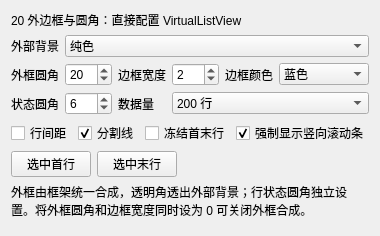
<?xml version="1.0" encoding="UTF-8"?>
<ui version="4.0">
 <class>ListBorderExample</class>
 <widget class="QWidget" name="ListBorderExample">
  <layout class="QVBoxLayout" name="pageLayout">
   <item><widget class="QLabel" name="titleLabel">
    <property name="text"><string>20 外边框与圆角：直接配置 VirtualListView</string></property>
    <property name="wordWrap"><bool>true</bool></property>
   </widget></item>
   <item><layout class="QGridLayout" name="controlsLayout">
    <item row="0" column="0"><widget class="QLabel" name="backgroundLabel"><property name="text"><string>外部背景</string></property><property name="buddy"><cstring>backgroundCombo</cstring></property></widget></item>
    <item row="0" column="1" colspan="5"><widget class="QComboBox" name="backgroundCombo">
     <item><property name="text"><string>纯色</string></property></item>
     <item><property name="text"><string>渐变</string></property></item>
     <item><property name="text"><string>棋盘格</string></property></item>
    </widget></item>
    <item row="1" column="0"><widget class="QLabel" name="radiusLabel"><property name="text"><string>外框圆角</string></property><property name="buddy"><cstring>radiusSpin</cstring></property></widget></item>
    <item row="1" column="1"><widget class="QSpinBox" name="radiusSpin"><property name="maximum"><number>40</number></property><property name="value"><number>20</number></property></widget></item>
    <item row="1" column="2"><widget class="QLabel" name="widthLabel"><property name="text"><string>边框宽度</string></property><property name="buddy"><cstring>widthSpin</cstring></property></widget></item>
    <item row="1" column="3"><widget class="QSpinBox" name="widthSpin"><property name="maximum"><number>8</number></property><property name="value"><number>2</number></property></widget></item>
    <item row="1" column="4"><widget class="QLabel" name="colorLabel"><property name="text"><string>边框颜色</string></property><property name="buddy"><cstring>colorCombo</cstring></property></widget></item>
    <item row="1" column="5"><widget class="QComboBox" name="colorCombo">
     <item><property name="text"><string>蓝色</string></property></item>
     <item><property name="text"><string>深灰</string></property></item>
     <item><property name="text"><string>粉色</string></property></item>
     <item><property name="text"><string>调色板默认</string></property></item>
    </widget></item>
    <item row="2" column="0"><widget class="QLabel" name="stateLabel"><property name="text"><string>状态圆角</string></property><property name="buddy"><cstring>stateRadiusSpin</cstring></property></widget></item>
    <item row="2" column="1"><widget class="QSpinBox" name="stateRadiusSpin"><property name="maximum"><number>24</number></property><property name="value"><number>6</number></property></widget></item>
    <item row="2" column="2"><widget class="QLabel" name="dataLabel"><property name="text"><string>数据量</string></property><property name="buddy"><cstring>dataCombo</cstring></property></widget></item>
    <item row="2" column="3" colspan="3"><widget class="QComboBox" name="dataCombo">
     <item><property name="text"><string>200 行</string></property></item>
     <item><property name="text"><string>3 行</string></property></item>
     <item><property name="text"><string>1 行</string></property></item>
     <item><property name="text"><string>空模型</string></property></item>
    </widget></item>
   </layout></item>
   <item><layout class="QHBoxLayout" name="togglesLayout">
    <item><widget class="QCheckBox" name="gapsCheck"><property name="text"><string>行间距</string></property></widget></item>
    <item><widget class="QCheckBox" name="linesCheck"><property name="text"><string>分割线</string></property><property name="checked"><bool>true</bool></property></widget></item>
    <item><widget class="QCheckBox" name="frozenCheck"><property name="text"><string>冻结首末行</string></property></widget></item>
    <item><widget class="QCheckBox" name="scrollBarsCheck"><property name="text"><string>强制显示竖向滚动条</string></property><property name="checked"><bool>true</bool></property></widget></item>
   </layout></item>
   <item><layout class="QHBoxLayout" name="actionsLayout">
    <item><widget class="QPushButton" name="firstButton"><property name="text"><string>选中首行</string></property></widget></item>
    <item><widget class="QPushButton" name="lastButton"><property name="text"><string>选中末行</string></property></widget></item>
    <item><spacer name="actionSpacer"><property name="orientation"><enum>Qt::Horizontal</enum></property><property name="sizeHint" stdset="0"><size><width>10</width><height>1</height></size></property></spacer></item>
   </layout></item>
   <item><widget class="QLabel" name="hintLabel">
    <property name="wordWrap"><bool>true</bool></property>
    <property name="text"><string>外框由框架统一合成，透明角透出外部背景；行状态圆角独立设置。将外框圆角和边框宽度同时设为 0 可关闭外框合成。</string></property>
   </widget></item>
   <item><widget class="QWidget" name="previewHost" native="true"><layout class="QVBoxLayout" name="previewLayout"><property name="leftMargin"><number>0</number></property><property name="topMargin"><number>0</number></property><property name="rightMargin"><number>0</number></property><property name="bottomMargin"><number>0</number></property></layout></widget></item>
  </layout>
 </widget>
 <resources/>
 <connections/>
</ui>
